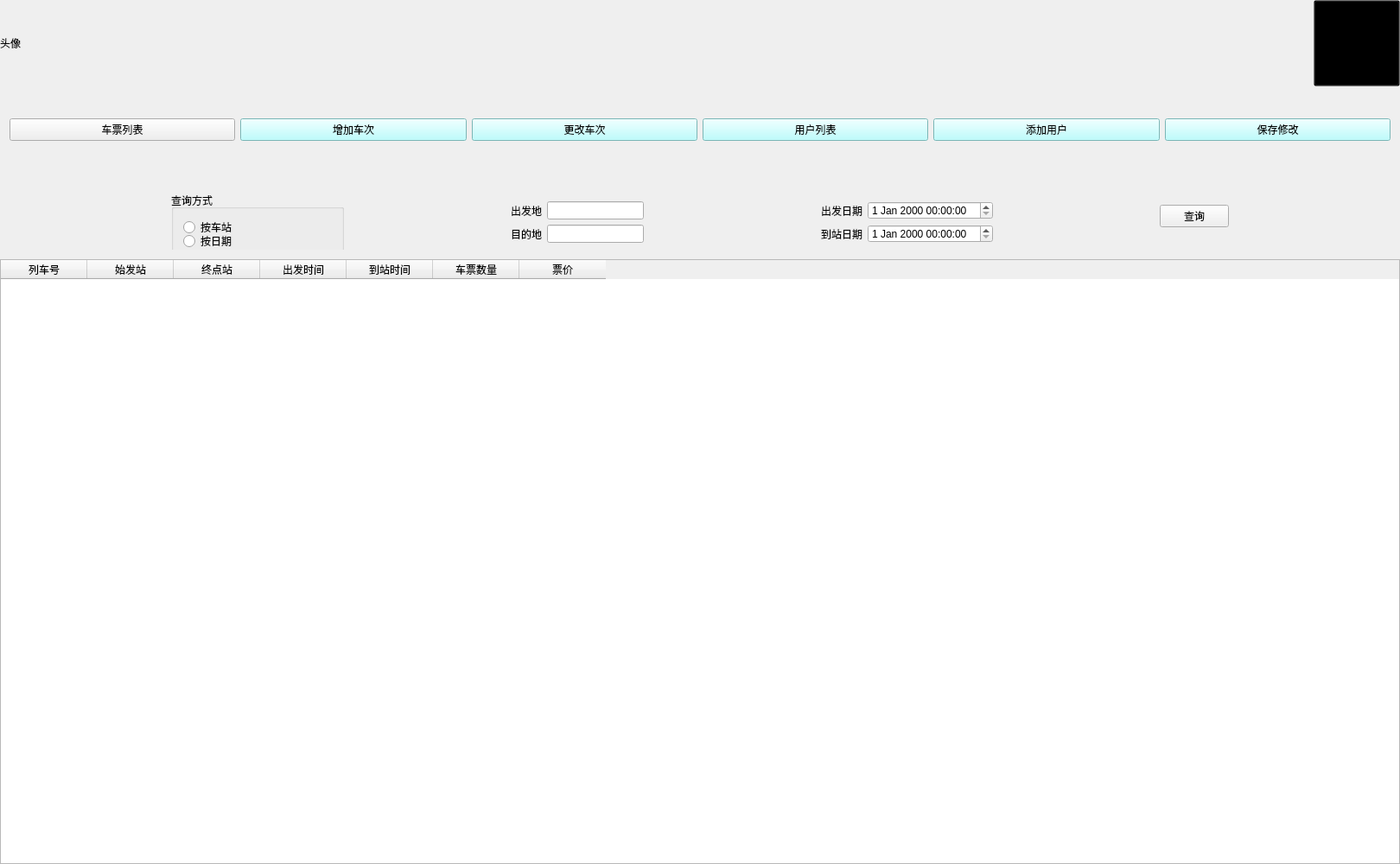
<?xml version="1.0" encoding="UTF-8"?>
<ui version="4.0">
 <class>Widget</class>
 <widget class="QWidget" name="Widget">
  <property name="geometry">
   <rect>
    <x>0</x>
    <y>0</y>
    <width>1620</width>
    <height>1000</height>
   </rect>
  </property>
  <property name="minimumSize">
   <size>
    <width>1620</width>
    <height>1000</height>
   </size>
  </property>
  <property name="maximumSize">
   <size>
    <width>1620</width>
    <height>1000</height>
   </size>
  </property>
  <property name="mouseTracking">
   <bool>false</bool>
  </property>
  <property name="windowTitle">
   <string>Manager</string>
  </property>
  <widget class="QWidget" name="widgetHead" native="true">
   <property name="geometry">
    <rect>
     <x>0</x>
     <y>0</y>
     <width>1620</width>
     <height>100</height>
    </rect>
   </property>
   <property name="minimumSize">
    <size>
     <width>1620</width>
     <height>100</height>
    </size>
   </property>
   <property name="maximumSize">
    <size>
     <width>1620</width>
     <height>100</height>
    </size>
   </property>
   <property name="styleSheet">
    <string notr="true">QWidget#widgetHead
{
border-image: url(:/Image/title.png);
}</string>
   </property>
   <widget class="QPushButton" name="Exit">
    <property name="geometry">
     <rect>
      <x>1520</x>
      <y>0</y>
      <width>100</width>
      <height>100</height>
     </rect>
    </property>
    <property name="styleSheet">
     <string notr="true">QPushButton#Exit
{
background-color:rgba(0,0,0,0);
}</string>
    </property>
    <property name="text">
     <string>退出</string>
    </property>
   </widget>
   <widget class="QLabel" name="Image">
    <property name="geometry">
     <rect>
      <x>0</x>
      <y>0</y>
      <width>100</width>
      <height>100</height>
     </rect>
    </property>
    <property name="minimumSize">
     <size>
      <width>100</width>
      <height>100</height>
     </size>
    </property>
    <property name="maximumSize">
     <size>
      <width>100</width>
      <height>100</height>
     </size>
    </property>
    <property name="text">
     <string>头像</string>
    </property>
   </widget>
   <widget class="QLabel" name="labelName">
    <property name="geometry">
     <rect>
      <x>100</x>
      <y>0</y>
      <width>1420</width>
      <height>100</height>
     </rect>
    </property>
    <property name="text">
     <string/>
    </property>
   </widget>
  </widget>
  <widget class="QWidget" name="widgetFunc" native="true">
   <property name="geometry">
    <rect>
     <x>0</x>
     <y>100</y>
     <width>1620</width>
     <height>100</height>
    </rect>
   </property>
   <property name="minimumSize">
    <size>
     <width>1620</width>
     <height>100</height>
    </size>
   </property>
   <property name="maximumSize">
    <size>
     <width>1620</width>
     <height>100</height>
    </size>
   </property>
   <property name="styleSheet">
    <string notr="true">QWidget#widgetFunc
{
border-image:url(:/Image/title.png);
}</string>
   </property>
   <layout class="QHBoxLayout" name="horizontalLayout">
    <item>
     <widget class="QtMaterialRaisedButton" name="ticketList">
      <property name="styleSheet">
       <string notr="true"/>
      </property>
      <property name="text">
       <string>车票列表</string>
      </property>
     </widget>
    </item>
    <item>
     <widget class="QtMaterialRaisedButton" name="addticketButton">
      <property name="styleSheet">
       <string notr="true">QPushButton
{
background-color: rgb(170, 255, 255);
}</string>
      </property>
      <property name="text">
       <string>增加车次</string>
      </property>
     </widget>
    </item>
    <item>
     <widget class="QtMaterialRaisedButton" name="changeticketbtn">
      <property name="styleSheet">
       <string notr="true">QPushButton
{
background-color: rgb(170, 255, 255);
}</string>
      </property>
      <property name="text">
       <string>更改车次</string>
      </property>
     </widget>
    </item>
    <item>
     <widget class="QtMaterialRaisedButton" name="userList">
      <property name="styleSheet">
       <string notr="true">QPushButton
{
background-color: rgb(170, 255, 255);
}</string>
      </property>
      <property name="text">
       <string>用户列表</string>
      </property>
     </widget>
    </item>
    <item>
     <widget class="QtMaterialRaisedButton" name="adduserButton">
      <property name="styleSheet">
       <string notr="true">QPushButton
{
background-color: rgb(170, 255, 255);
}</string>
      </property>
      <property name="text">
       <string>添加用户</string>
      </property>
     </widget>
    </item>
    <item>
     <widget class="QtMaterialRaisedButton" name="saveBtn">
      <property name="styleSheet">
       <string notr="true">QPushButton
{
background-color: rgb(170, 255, 255);
}</string>
      </property>
      <property name="text">
       <string>保存修改</string>
      </property>
     </widget>
    </item>
   </layout>
  </widget>
  <widget class="QWidget" name="widgetChart" native="true">
   <property name="geometry">
    <rect>
     <x>0</x>
     <y>200</y>
     <width>1620</width>
     <height>800</height>
    </rect>
   </property>
   <property name="minimumSize">
    <size>
     <width>1620</width>
     <height>800</height>
    </size>
   </property>
   <property name="maximumSize">
    <size>
     <width>1620</width>
     <height>800</height>
    </size>
   </property>
   <widget class="QStackedWidget" name="stackedWidget2">
    <property name="geometry">
     <rect>
      <x>0</x>
      <y>100</y>
      <width>1620</width>
      <height>800</height>
     </rect>
    </property>
    <property name="minimumSize">
     <size>
      <width>1620</width>
      <height>800</height>
     </size>
    </property>
    <property name="maximumSize">
     <size>
      <width>1620</width>
      <height>800</height>
     </size>
    </property>
    <property name="currentIndex">
     <number>0</number>
    </property>
    <widget class="QWidget" name="page0">
     <widget class="QTableWidget" name="ticketWidget">
      <property name="geometry">
       <rect>
        <x>0</x>
        <y>0</y>
        <width>1620</width>
        <height>700</height>
       </rect>
      </property>
      <property name="styleSheet">
       <string notr="true"/>
      </property>
      <property name="textElideMode">
       <enum>Qt::ElideRight</enum>
      </property>
      <column>
       <property name="text">
        <string>列车号</string>
       </property>
       <property name="textAlignment">
        <set>AlignCenter</set>
       </property>
      </column>
      <column>
       <property name="text">
        <string>始发站</string>
       </property>
       <property name="textAlignment">
        <set>AlignCenter</set>
       </property>
      </column>
      <column>
       <property name="text">
        <string>终点站</string>
       </property>
       <property name="textAlignment">
        <set>AlignCenter</set>
       </property>
      </column>
      <column>
       <property name="text">
        <string>出发时间</string>
       </property>
       <property name="textAlignment">
        <set>AlignCenter</set>
       </property>
      </column>
      <column>
       <property name="text">
        <string>到站时间</string>
       </property>
       <property name="textAlignment">
        <set>AlignCenter</set>
       </property>
      </column>
      <column>
       <property name="text">
        <string>车票数量</string>
       </property>
       <property name="textAlignment">
        <set>AlignCenter</set>
       </property>
      </column>
      <column>
       <property name="text">
        <string>票价</string>
       </property>
      </column>
     </widget>
    </widget>
    <widget class="QWidget" name="page1">
     <widget class="QTableWidget" name="searchticketWidget">
      <property name="geometry">
       <rect>
        <x>0</x>
        <y>0</y>
        <width>1620</width>
        <height>700</height>
       </rect>
      </property>
      <column>
       <property name="text">
        <string>列车号</string>
       </property>
      </column>
      <column>
       <property name="text">
        <string>始发站</string>
       </property>
      </column>
      <column>
       <property name="text">
        <string>终点站</string>
       </property>
      </column>
      <column>
       <property name="text">
        <string>出发时间</string>
       </property>
      </column>
      <column>
       <property name="text">
        <string>到站时间</string>
       </property>
      </column>
      <column>
       <property name="text">
        <string>车票数量</string>
       </property>
      </column>
      <column>
       <property name="text">
        <string>票价</string>
       </property>
      </column>
     </widget>
    </widget>
    <widget class="QWidget" name="page2">
     <widget class="QTableWidget" name="userWidget">
      <property name="geometry">
       <rect>
        <x>0</x>
        <y>0</y>
        <width>1620</width>
        <height>700</height>
       </rect>
      </property>
      <column>
       <property name="text">
        <string>用户名</string>
       </property>
      </column>
      <column>
       <property name="text">
        <string>账号</string>
       </property>
      </column>
      <column>
       <property name="text">
        <string>购票信息</string>
       </property>
      </column>
     </widget>
    </widget>
    <widget class="QWidget" name="page3">
     <widget class="QTableWidget" name="searchuserwidget">
      <property name="geometry">
       <rect>
        <x>0</x>
        <y>0</y>
        <width>1620</width>
        <height>700</height>
       </rect>
      </property>
      <column>
       <property name="text">
        <string>用户名</string>
       </property>
      </column>
      <column>
       <property name="text">
        <string>账号</string>
       </property>
      </column>
      <column>
       <property name="text">
        <string>购票信息</string>
       </property>
      </column>
     </widget>
    </widget>
   </widget>
   <widget class="QWidget" name="Choosewidget" native="true">
    <property name="geometry">
     <rect>
      <x>0</x>
      <y>0</y>
      <width>1620</width>
      <height>100</height>
     </rect>
    </property>
    <property name="minimumSize">
     <size>
      <width>1620</width>
      <height>100</height>
     </size>
    </property>
    <property name="maximumSize">
     <size>
      <width>1620</width>
      <height>100</height>
     </size>
    </property>
    <layout class="QHBoxLayout" name="horizontalLayout_2">
     <item>
      <widget class="QStackedWidget" name="stackedWidget1">
       <property name="enabled">
        <bool>true</bool>
       </property>
       <property name="currentIndex">
        <number>0</number>
       </property>
       <widget class="QWidget" name="page_3">
        <layout class="QHBoxLayout" name="horizontalLayout_3">
         <item>
          <spacer name="horizontalSpacer">
           <property name="orientation">
            <enum>Qt::Horizontal</enum>
           </property>
           <property name="sizeHint" stdset="0">
            <size>
             <width>40</width>
             <height>20</height>
            </size>
           </property>
          </spacer>
         </item>
         <item>
          <widget class="QGroupBox" name="groupBox">
           <property name="minimumSize">
            <size>
             <width>200</width>
             <height>70</height>
            </size>
           </property>
           <property name="title">
            <string>查询方式</string>
           </property>
           <layout class="QVBoxLayout" name="verticalLayout">
            <item>
             <widget class="QRadioButton" name="addressButton">
              <property name="minimumSize">
               <size>
                <width>0</width>
                <height>20</height>
               </size>
              </property>
              <property name="text">
               <string>按车站</string>
              </property>
             </widget>
            </item>
            <item>
             <widget class="QRadioButton" name="timeButton">
              <property name="minimumSize">
               <size>
                <width>0</width>
                <height>20</height>
               </size>
              </property>
              <property name="text">
               <string>按日期</string>
              </property>
             </widget>
            </item>
           </layout>
          </widget>
         </item>
         <item>
          <spacer name="horizontalSpacer_5">
           <property name="orientation">
            <enum>Qt::Horizontal</enum>
           </property>
           <property name="sizeHint" stdset="0">
            <size>
             <width>40</width>
             <height>20</height>
            </size>
           </property>
          </spacer>
         </item>
         <item>
          <widget class="QWidget" name="widget_2" native="true">
           <property name="minimumSize">
            <size>
             <width>0</width>
             <height>70</height>
            </size>
           </property>
           <layout class="QGridLayout" name="gridLayout">
            <item row="0" column="0">
             <widget class="QLabel" name="label">
              <property name="text">
               <string>出发地</string>
              </property>
             </widget>
            </item>
            <item row="0" column="1">
             <widget class="QtMaterialAutoComplete" name="baEdit"/>
            </item>
            <item row="1" column="0">
             <widget class="QLabel" name="label_2">
              <property name="text">
               <string>目的地</string>
              </property>
             </widget>
            </item>
            <item row="1" column="1">
             <widget class="QtMaterialAutoComplete" name="eaEdit"/>
            </item>
           </layout>
          </widget>
         </item>
         <item>
          <spacer name="horizontalSpacer_3">
           <property name="orientation">
            <enum>Qt::Horizontal</enum>
           </property>
           <property name="sizeHint" stdset="0">
            <size>
             <width>40</width>
             <height>20</height>
            </size>
           </property>
          </spacer>
         </item>
         <item>
          <widget class="QWidget" name="widget_3" native="true">
           <property name="minimumSize">
            <size>
             <width>0</width>
             <height>70</height>
            </size>
           </property>
           <layout class="QGridLayout" name="gridLayout_2">
            <item row="0" column="0">
             <widget class="QLabel" name="label_3">
              <property name="text">
               <string>出发日期</string>
              </property>
             </widget>
            </item>
            <item row="1" column="0">
             <widget class="QLabel" name="label_4">
              <property name="text">
               <string>到站日期</string>
              </property>
             </widget>
            </item>
            <item row="0" column="1">
             <widget class="QDateTimeEdit" name="btEdit"/>
            </item>
            <item row="1" column="1">
             <widget class="QDateTimeEdit" name="etEdit"/>
            </item>
           </layout>
          </widget>
         </item>
         <item>
          <spacer name="horizontalSpacer_4">
           <property name="orientation">
            <enum>Qt::Horizontal</enum>
           </property>
           <property name="sizeHint" stdset="0">
            <size>
             <width>40</width>
             <height>20</height>
            </size>
           </property>
          </spacer>
         </item>
         <item>
          <widget class="QtMaterialRaisedButton" name="searchticketbtn">
           <property name="styleSheet">
            <string notr="true"/>
           </property>
           <property name="text">
            <string>查询</string>
           </property>
          </widget>
         </item>
         <item>
          <spacer name="horizontalSpacer_2">
           <property name="orientation">
            <enum>Qt::Horizontal</enum>
           </property>
           <property name="sizeHint" stdset="0">
            <size>
             <width>40</width>
             <height>20</height>
            </size>
           </property>
          </spacer>
         </item>
        </layout>
       </widget>
       <widget class="QWidget" name="page_4">
        <layout class="QHBoxLayout" name="horizontalLayout_4">
         <item>
          <spacer name="horizontalSpacer_6">
           <property name="orientation">
            <enum>Qt::Horizontal</enum>
           </property>
           <property name="sizeHint" stdset="0">
            <size>
             <width>40</width>
             <height>20</height>
            </size>
           </property>
          </spacer>
         </item>
         <item>
          <widget class="QLabel" name="label_5">
           <property name="text">
            <string>用户名</string>
           </property>
          </widget>
         </item>
         <item>
          <widget class="QtMaterialAutoComplete" name="nameEdit"/>
         </item>
         <item>
          <spacer name="horizontalSpacer_8">
           <property name="orientation">
            <enum>Qt::Horizontal</enum>
           </property>
           <property name="sizeHint" stdset="0">
            <size>
             <width>40</width>
             <height>20</height>
            </size>
           </property>
          </spacer>
         </item>
         <item>
          <widget class="QtMaterialRaisedButton" name="searchuserbtn">
           <property name="styleSheet">
            <string notr="true"/>
           </property>
           <property name="text">
            <string>查询</string>
           </property>
          </widget>
         </item>
         <item>
          <spacer name="horizontalSpacer_7">
           <property name="orientation">
            <enum>Qt::Horizontal</enum>
           </property>
           <property name="sizeHint" stdset="0">
            <size>
             <width>40</width>
             <height>20</height>
            </size>
           </property>
          </spacer>
         </item>
        </layout>
       </widget>
      </widget>
     </item>
    </layout>
   </widget>
  </widget>
 </widget>
 <layoutdefault spacing="6" margin="11"/>
 <customwidgets>
  <customwidget>
   <class>QtMaterialAutoComplete</class>
   <extends>QLineEdit</extends>
   <header location="global">qtmaterialautocomplete.h</header>
  </customwidget>
  <customwidget>
   <class>QtMaterialRaisedButton</class>
   <extends>QPushButton</extends>
   <header location="global">qtmaterialraisedbutton.h</header>
  </customwidget>
 </customwidgets>
 <resources/>
 <connections/>
</ui>
